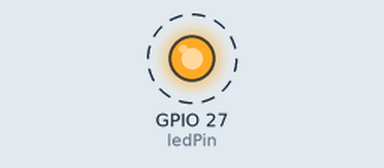
This program was run on a simulated Raspberry Pi (BCM pin numbers). Shown: output pins drawn as LEDs (lit = HIGH). Dashed ring = blinking.

Above: at 0.5 s.
Timing chart, 0 to 4.6 s (numbered marks = the images above):
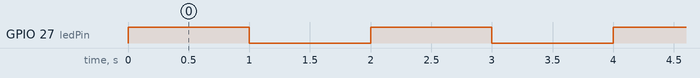

The program:

led.py
```python
import RPi.GPIO as GPIO
import time

GPIO.setmode(GPIO.BCM)
GPIO.setwarnings(False)

ledPin = 27

#salidas
GPIO.setup(ledPin, GPIO.OUT)

while True:
    GPIO.output(ledPin, True) #encender led
    time.sleep(1)
    GPIO.output(ledPin, False) #apagar led
    time.sleep(1)
    #print("led")

GPIO.cleanup() #limpiar GPIO
```

Measured:
- by itself, GPIO 27 (ledPin): alternates HIGH for 1.0 s and LOW for 1.0 s
